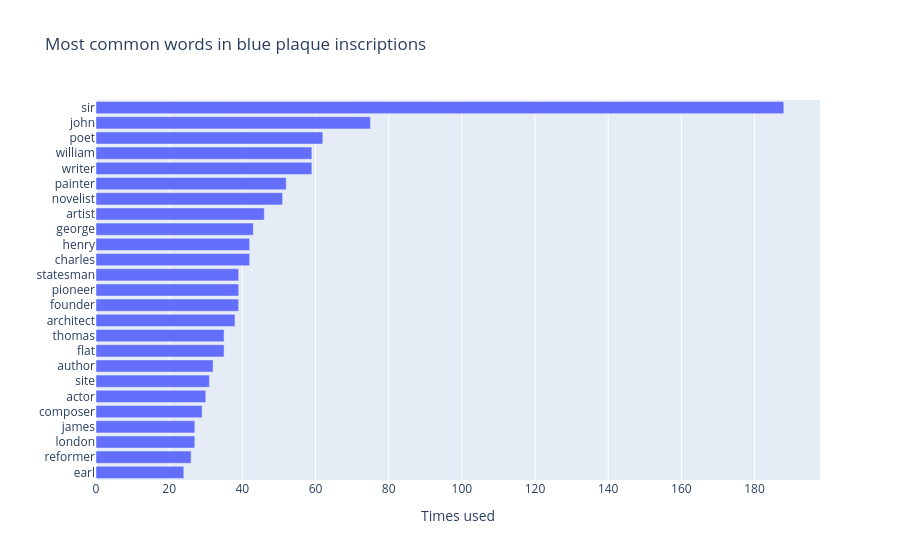

Here is the notebook cell this chart was saved with:
### Markdown cell above
## What the plaques actually say

The most common words across all 1,036 inscriptions (stopwords removed).

### Code cell
STOP = set('''a an the of and to in on at for with by from as is was were are be been being
his her he she who whom which that this these those first here lived worked born died
home house where one two blue plaque commemorating'''.split())
words = Counter()
for text in df["inscription"].dropna():
    for w in re.findall(r"[a-zA-Z]{3,}", str(text).lower()):
        if w not in STOP:
            words[w] += 1
top_words = pd.Series(dict(words.most_common(25))).sort_values()
fig_words = px.bar(x=top_words.values, y=top_words.index, orientation="h",
                   labels={"x": "Times used", "y": ""}, height=560,
                   title="Most common words in blue plaque inscriptions")
fig_words.show()

### Figure 1 — Plotly figure (JSON) as saved in the notebook; plotly's stock layout.template omitted (floating-point values rounded to 4 significant figures)
{"data": [{"hovertemplate": "Times used=%{x}<br>=%{y}<extra></extra>", "legendgroup": "", "marker": {"color": "#636efa", "pattern": {"shape": ""}}, "name": "", "orientation": "h", "showlegend": false, "textposition": "auto", "type": "bar", "x": [24, 26, 27, 27, 29, 30, 31, 32, 35, 35, 38, 39, 39, 39, 42, 42, 43, 46, 51, 52, 59, 59, 62, 75, 188], "xaxis": "x", "y": ["earl", "reformer", "london", "james", "composer", "actor", "site", "author", "flat", "thomas", "architect", "founder", "pioneer", "statesman", "charles", "henry", "george", "artist", "novelist", "painter", "writer", "william", "poet", "john", "sir"], "yaxis": "y"}], "layout": {"barmode": "relative", "height": 560, "legend": {"tracegroupgap": 0}, "title": {"text": "Most common words in blue plaque inscriptions"}, "xaxis": {"anchor": "y", "domain": [0.0, 1.0], "title": {"text": "Times used"}}, "yaxis": {"anchor": "x", "domain": [0.0, 1.0], "title": {"text": ""}}}}
